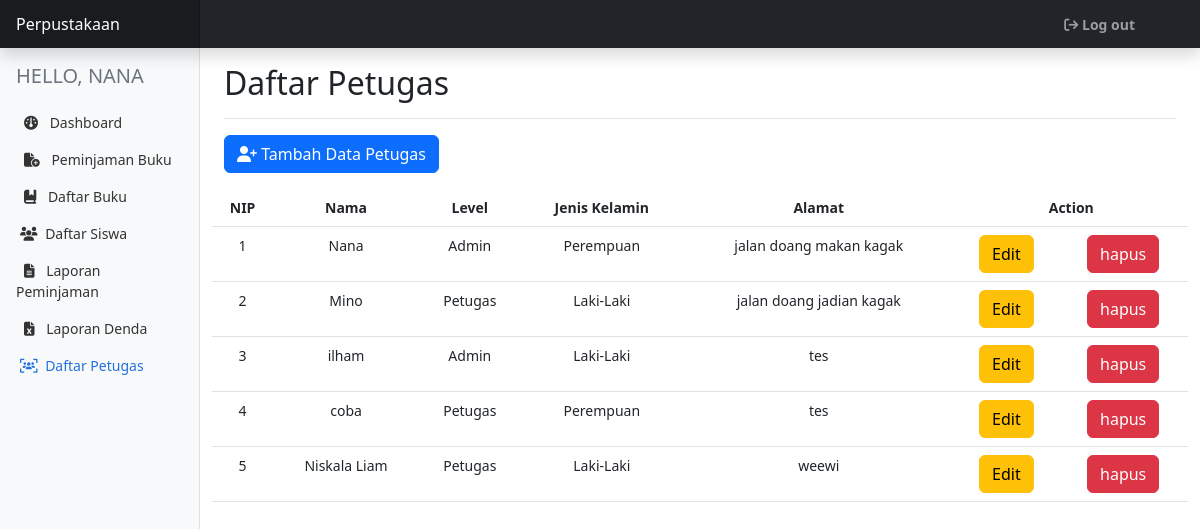
Page /petugas/daftar-petugas.php (signed in) on the committed database.
### tables this page shows
CREATE TABLE `petugas` (
  `nip` int(11) NOT NULL,
  `nama` varchar(50) NOT NULL,
  `jenis_kelamin` enum('L','P') NOT NULL,
  `alamat` varchar(50) NOT NULL,
  `password` varchar(50) NOT NULL,
  `id_level` int(2) NOT NULL
);

### petugas/daftar-petugas.php (the view, shortened to what this page needs)
<!doctype html>
<html lang="en">
<head>
    <link href="../assets/dist/css/bootstrap.min.css" rel="stylesheet">
    <link rel="stylesheet" href="https://cdnjs.cloudflare.com/ajax/libs/font-awesome/6.1.2/css/all.min.css">
    <link rel="stylesheet" href="../assets/bootstrap/css/bootstrap.min.css">
    <link href="../assets/dashboard/dashboard.css" rel="stylesheet">
</head>
<body>
    <?php
        include "../config.php";
        $nip = $_SESSION['nip'];
        $query = mysqli_query ($db, "SELECT * FROM petugas WHERE nip='$nip'");
        $data = mysqli_fetch_array($query);
        ?>
<header class="navbar navbar-dark sticky-top bg-dark flex-md-nowrap p-0 shadow">
    <a class="navbar-brand col-md-3 col-lg-2 me-0 px-3 fs-6" href="#">Perpustakaan</a>
    <div class="navbar-nav">
        <div class="nav-item text-nowrap">
            <form method="POST">
                <button type="submit" class="nav-link btn btn-dark fw-bold px-3 mx-5" name="logout"><i class="fa-solid fa-arrow-right-from-bracket"></i> Log out</button>
            </form>
        </div>
    </div>
</header>
<div class="container-fluid">
    <div class="row">
        <nav id="sidebarMenu" class="col-md-3 col-lg-2 d-md-block bg-light sidebar collapse">
            <div class="position-sticky pt-3 sidebar-sticky">
                <h5 class="heading d-flex justify-content-between align-items-center px-3 mb-3 text-muted text-uppercase">
                    <span>Hello, <?= $data['nama'] ?></span>
                </h5>
                <ul class="nav flex-column">
                    <li class="nav-item">
                        <a class="nav-link" aria-current="page" href="dashboard.php">
                        <i class="fa-solid fa-gauge mx-2"></i>
                        Dashboard
                        </a>
                    </li>
                    <li class="nav-item">
                        <a class="nav-link" aria-current="page" href="peminjaman.php">
                        <i class="fa-solid fa-file-circle-plus mx-2"></i>
                        Peminjaman Buku
                        </a>
                    </li>
                    <li class="nav-item">
                        <a class="nav-link" aria-current="page" href="daftar-buku.php">
                        <i class="fa-solid fa-book-bookmark mx-2"></i>
                        Daftar Buku
                        </a>
                    </li>
                    <li class="nav-item">
                        <a class="nav-link" aria-current="page" href="daftar-siswa.php">
                        <i class="fa-solid fa-users mx-1"></i>
                        Daftar Siswa
                        </a>
                    </li>
                    <li class="nav-item">
                        <a class="nav-link" aria-current="page" href="daftar-peminjaman.php">
                        <i class="fa-solid fa-file-lines mx-2"></i>
                        Laporan Peminjaman
                        </a>
                    </li>
                    <li class="nav-item">
                        <a class="nav-link" aria-current="page" href="laporan-denda.php">
                        <i class="fa-solid fa-file-excel mx-2"></i>
                        Laporan Denda
                        </a>
                    </li>
                    <?php
                        if($_SESSION['level'] == 1){
                    ?>
                    <li class="nav-item">
                        <a class="nav-link active" aria-current="page" href="daftar-petugas.php">
                        <i class="fa-solid fa-users-viewfinder mx-1"></i>
                        Daftar Petugas
                        </a>
                    </li>
                    <?php
                        }
                    ?>
                </ul>
            </div>
        </nav>
        <main class="col-md-9 ms-sm-auto col-lg-10 px-md-4">
            <div class="d-flex justify-content-between flex-wrap flex-md-nowrap align-items-center pt-3 pb-2 mb-3 border-bottom">
                <h1 class="h2">Daftar Petugas</h1>
            </div>
            <a href="input-petugas.php" class="btn btn-primary"><i class="fa-solid fa-user-plus"></i> Tambah Data Petugas</a>
            <div class="row mt-3">
                <table class="table text-center">
                    <thead>
                        <tr>
                            <th scope="col">NIP</th>
                            <th scope="col">Nama</th>
                            <th scope="col">Level</th>
                            <th scope="col">Jenis Kelamin</th>
                            <th scope="col">Alamat</th>
                            <th colspan="2">Action</th>
                        </tr>
                    </thead>
                    <tbody>
                        <?php
                        $take = mysqli_query($db,"SELECT * FROM petugas");
                        while($data = mysqli_fetch_array($take)){
                        ?>
                        <tr>
                            <td><?= $data['nip'] ?></td>
                            <td><?= $data['nama'] ?></td>
                            <td>
                                <?php
                                    if($data['id_level']=='1'){
                                        echo "Admin";
                                    }else{
                                        echo "Petugas";
                                    }
                                ?>
                            </td>
                            <td>
                                <?php
                                    if($data['jenis_kelamin']=='L'){
                                        echo "Laki-Laki";
                                    }else{
                                        echo "Perempuan";
                                    }
                                ?>
                            </td>
                            <td><?= $data['alamat'] ?></td>
                            <td><a href="edit-petugas.php?id=<?= $data['nip'] ?>" class="btn btn-warning">Edit</a></td>
                            <td>
                                <form action="" method="GET">
                                    <input type="submit" id="hapus" name="hapus" value="hapus" class="btn btn-danger">
                                </form>
                            </td>
                        </tr>
                        <?php } ?>
                    </tbody>
                </table>
            </div>
        </main>
    </div>
</div>
</body>
</html>

### assets/dashboard/dashboard.css (style rules this page uses)
body { font-size: .875rem; }
.sidebar { position: fixed; top: 0; bottom: 0; left: 0; z-index: 100; padding: 48px 0 0; box-shadow: inset -1px 0 0 rgba(0, 0, 0, .1); }
.sidebar-sticky { height: calc(100vh - 48px); overflow-x: hidden; overflow-y: auto; }
.sidebar .nav-link { font-weight: 500; color: #333; }
.sidebar .nav-link.active { color: #2470dc; }
.navbar-brand { padding-top: .75rem; padding-bottom: .75rem; background-color: rgba(0, 0, 0, .25); box-shadow: inset -1px 0 0 rgba(0, 0, 0, .25); }

### rows in the picture
petugas: nama "NANA", nip "1", nama "Nana", shows "Admin", jenis_kelamin "Perempuan", alamat "jalan doang makan kagak"
petugas: nip "2", nama "Mino", shows "Petugas", jenis_kelamin "Laki-Laki", alamat "jalan doang jadian kagak"
petugas: nip "3", nama "ilham", shows "Admin", jenis_kelamin "Laki-Laki", alamat "tes"
petugas: nip "4", nama "coba", shows "Petugas", jenis_kelamin "Perempuan", alamat "tes"
petugas: nip "5", nama "Niskala Liam", shows "Petugas", jenis_kelamin "Laki-Laki", alamat "weewi"
